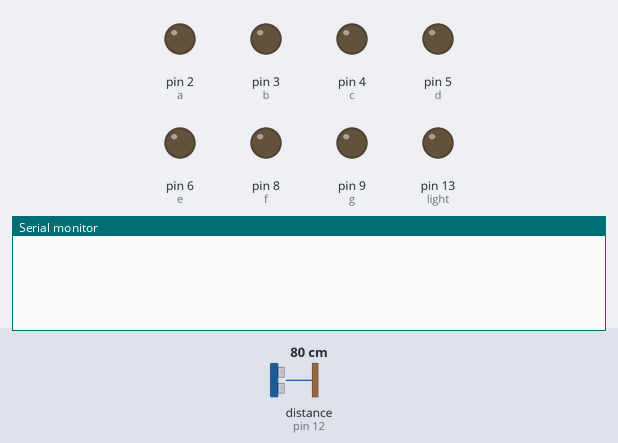
The sketch below on a simulated Arduino Uno, built with avr-gcc and run on an emulated ATmega328P. On the bench: output pins drawn as LEDs (lit = HIGH), the last lines printed to the serial monitor. Wiring (inferred from the names in the program): ultrasonic range finder: trigger pin 11; echo pin 12. The test bench sets the inputs (shaded band); at power-on: distance to the obstacle (sensor on pin 12) 80 cm. The echo pulse lasts 58.3 µs per cm; pins used as bus, display or sensor lines are not drawn.

Above: at 1.2 s.
1.3 s: distance to the obstacle (sensor on pin 12) set to 2 cm
At 2.4 s:
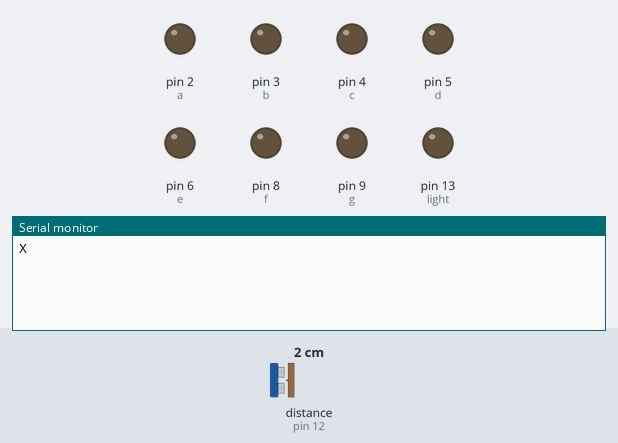
2.9 s: distance to the obstacle (sensor on pin 12) set to 18 cm
At 3.6 s:
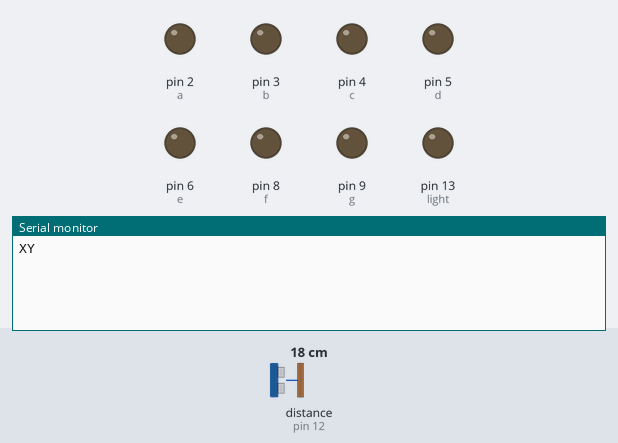

Measured:
- after the input at 1.3 s, the serial monitor: prints a new line after 0.11 s (image 1)
- after the input at 2.9 s, the serial monitor: prints a new line after 0.10 s (image 2)

The sketch:

ultrasonic-sensor-debounce.ino
```cpp
    int a = 2;  //For displaying segment "a"
    int b = 3;  //For displaying segment "b"
    int c = 4;  //For displaying segment "c"
    int d = 5;  //For displaying segment "d"
    int e = 6;  //For displaying segment "e"
    int f = 8;  //For displaying segment "f"
    int g = 9;  //For displaying segment "g"

    int BUTTON = 10;
    int pressed = LOW;
    // defines pins numbers
    const int trigPin = 11;
    const int echoPin = 12;
    // defines variables
    long duration;
    int distance;

    int light = 13;

    // Set mode

    int counter = 0;
    int currentState = 0;
    int previousState = 0;

    // debounce
    int triggerDistance = 10;
    int prevDistance = 0;

    int hover = 0;
    int transientState = 0;
    unsigned long debounceTime = 0;
    const unsigned long DEBOUNCE_DELAY = 100;


void setup() {
    pinMode(trigPin, OUTPUT); // Sets the trigPin as an Output
    pinMode(echoPin, INPUT); // Sets the echoPin as an Input
    Serial.begin(9600); // Starts the serial communication

    pinMode(light, OUTPUT);

    pinMode(a, OUTPUT);  //A
    pinMode(b, OUTPUT);  //B
    pinMode(c, OUTPUT);  //C
    pinMode(d, OUTPUT);  //D
    pinMode(e, OUTPUT);  //E
    pinMode(f, OUTPUT);  //F
    pinMode(g, OUTPUT);  //G
}

void loop() {


     digitalWrite(trigPin, LOW);
     delayMicroseconds(2);
     digitalWrite(trigPin, HIGH);
     delayMicroseconds(10);
     digitalWrite(trigPin, LOW);

     duration = pulseIn(echoPin, HIGH);
     distance = (duration/2) / 29.1;


      int x = distance < triggerDistance ? 1 : 0;

      // See if the button is still changing state; if so, nudge the record of the last time it changed:

      if (x != transientState) {
        debounceTime = millis();
      }

      transientState = x;

      /* Has the button been stable for a few milliseconds; if so, do the "pressed" vs current comparison
         to see whether it's an actual button change, and output serial data accordingly.
       */
      if (millis() - debounceTime > DEBOUNCE_DELAY) {
        if (x == HIGH && pressed == LOW) {
          pressed = HIGH;
          Serial.write('X');
        } else if (x == LOW && pressed == HIGH) {
          pressed = LOW;
          Serial.write('Y');
        }
      }


//      if(currentState == 1){
//         counter = (counter + 1) % 2;
//     }
//     previousState = currentState;
//
//    if(counter == 1){
//      for(int i = 2; i < 10; i++){
//
//        digitalWrite(light, HIGH);
//
//        if(i == 6 || i == 8){
//          digitalWrite(i, HIGH);
//        } else {
//          digitalWrite(i, LOW);
//        }
//
//      }
//    } else {
//
//      for(int i = 2; i < 10; i++){
//
//        digitalWrite(light, LOW);
//        if(i == 9){
//          digitalWrite(i, LOW);
//        } else {
//          digitalWrite(i, HIGH);
//        }
//
//      }
//    }


//     Serial.println(counter);


      prevDistance = distance;
}
```
